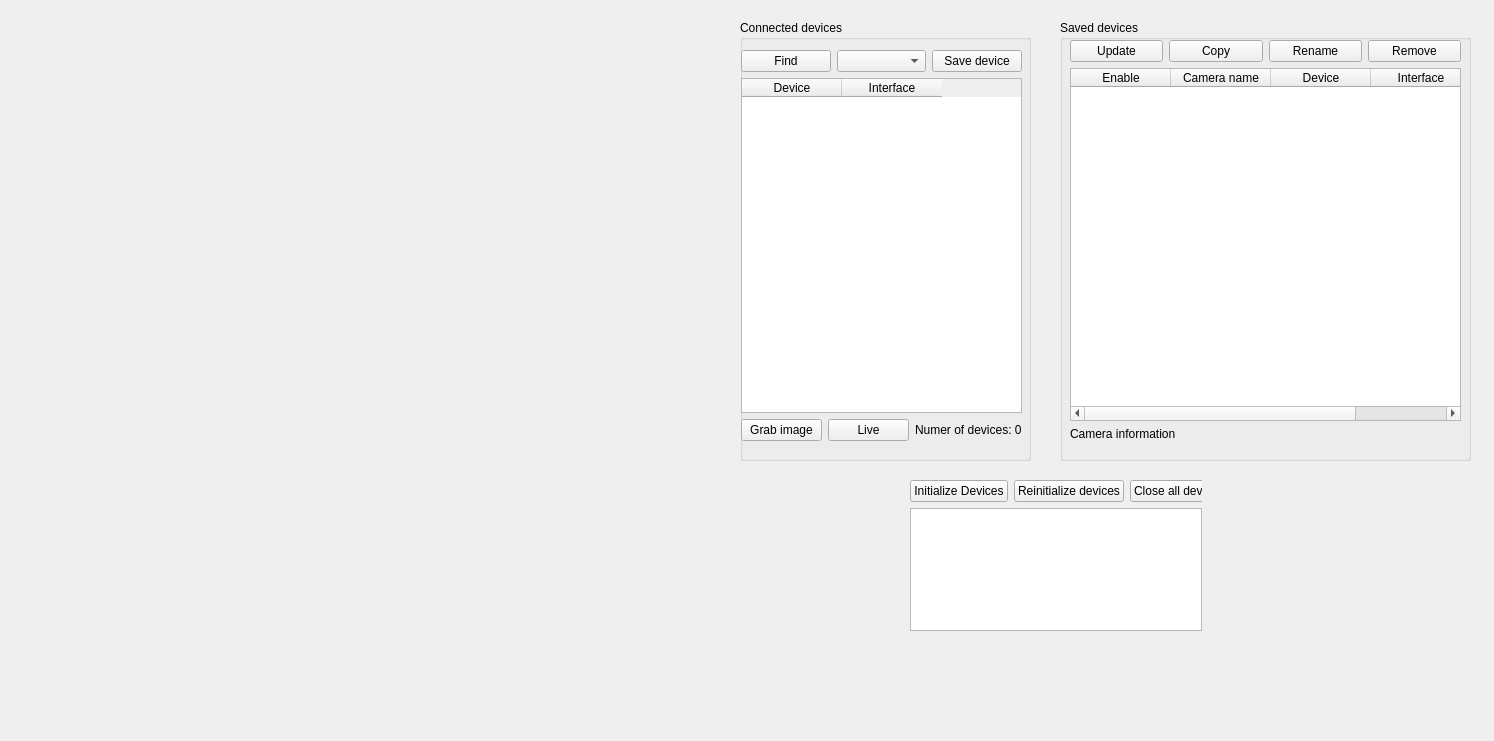
<?xml version="1.0" encoding="UTF-8"?>
<ui version="4.0">
 <class>CameraUi</class>
 <widget class="QWidget" name="CameraUi">
  <property name="geometry">
   <rect>
    <x>0</x>
    <y>0</y>
    <width>1494</width>
    <height>741</height>
   </rect>
  </property>
  <property name="windowTitle">
   <string>Form</string>
  </property>
  <widget class="QGroupBox" name="groupBox_2">
   <property name="geometry">
    <rect>
     <x>1060</x>
     <y>20</y>
     <width>411</width>
     <height>441</height>
    </rect>
   </property>
   <property name="title">
    <string>Saved devices</string>
   </property>
   <widget class="QWidget" name="layoutWidget">
    <property name="geometry">
     <rect>
      <x>10</x>
      <y>20</y>
      <width>391</width>
      <height>401</height>
     </rect>
    </property>
    <layout class="QVBoxLayout" name="verticalLayout_2">
     <item>
      <layout class="QHBoxLayout" name="horizontalLayout">
       <item>
        <widget class="QPushButton" name="pbUpdate">
         <property name="text">
          <string>Update</string>
         </property>
        </widget>
       </item>
       <item>
        <widget class="QPushButton" name="pbCopy">
         <property name="text">
          <string>Copy</string>
         </property>
        </widget>
       </item>
       <item>
        <widget class="QPushButton" name="pbRename">
         <property name="text">
          <string>Rename</string>
         </property>
        </widget>
       </item>
       <item>
        <widget class="QPushButton" name="pbRemove">
         <property name="text">
          <string>Remove</string>
         </property>
        </widget>
       </item>
      </layout>
     </item>
     <item>
      <widget class="QTableWidget" name="twSavedDevices">
       <property name="sortingEnabled">
        <bool>true</bool>
       </property>
       <column>
        <property name="text">
         <string>Enable</string>
        </property>
       </column>
       <column>
        <property name="text">
         <string>Camera name</string>
        </property>
       </column>
       <column>
        <property name="text">
         <string>Device</string>
        </property>
       </column>
       <column>
        <property name="text">
         <string>Interface</string>
        </property>
       </column>
      </widget>
     </item>
     <item>
      <widget class="QLabel" name="lblCamInfo">
       <property name="text">
        <string>&lt;html&gt;&lt;head/&gt;&lt;body&gt;&lt;p&gt;Camera information&lt;/p&gt;&lt;/body&gt;&lt;/html&gt;</string>
       </property>
      </widget>
     </item>
    </layout>
   </widget>
  </widget>
  <widget class="QWidget" name="verticalLayoutWidget">
   <property name="geometry">
    <rect>
     <x>20</x>
     <y>20</y>
     <width>711</width>
     <height>591</height>
    </rect>
   </property>
   <layout class="QVBoxLayout" name="vlHwindows"/>
  </widget>
  <widget class="QGroupBox" name="Connecteddevices">
   <property name="geometry">
    <rect>
     <x>740</x>
     <y>20</y>
     <width>291</width>
     <height>441</height>
    </rect>
   </property>
   <property name="title">
    <string>Connected devices</string>
   </property>
   <widget class="QWidget" name="layoutWidget_2">
    <property name="geometry">
     <rect>
      <x>1</x>
      <y>30</y>
      <width>281</width>
      <height>391</height>
     </rect>
    </property>
    <layout class="QVBoxLayout" name="verticalLayout">
     <item>
      <layout class="QHBoxLayout" name="horizontalLayout_2">
       <item>
        <widget class="QPushButton" name="pbFindConnectedDevices">
         <property name="text">
          <string>Find</string>
         </property>
        </widget>
       </item>
       <item>
        <widget class="QComboBox" name="cmbInterface"/>
       </item>
       <item>
        <widget class="QPushButton" name="pbSaveDevices">
         <property name="text">
          <string>Save device</string>
         </property>
        </widget>
       </item>
      </layout>
     </item>
     <item>
      <widget class="QTableWidget" name="twConnectedDevices">
       <property name="alternatingRowColors">
        <bool>true</bool>
       </property>
       <property name="sortingEnabled">
        <bool>true</bool>
       </property>
       <column>
        <property name="text">
         <string>Device</string>
        </property>
       </column>
       <column>
        <property name="text">
         <string>Interface</string>
        </property>
       </column>
      </widget>
     </item>
     <item>
      <layout class="QHBoxLayout" name="horizontalLayout_3">
       <item>
        <widget class="QPushButton" name="pbGrab">
         <property name="text">
          <string>Grab image</string>
         </property>
        </widget>
       </item>
       <item>
        <widget class="QPushButton" name="pbLive">
         <property name="text">
          <string>Live</string>
         </property>
        </widget>
       </item>
       <item>
        <widget class="QLabel" name="lblNoConnDevices">
         <property name="text">
          <string>Numer of devices: 0</string>
         </property>
        </widget>
       </item>
      </layout>
     </item>
    </layout>
   </widget>
  </widget>
  <widget class="QWidget" name="layoutWidget">
   <property name="geometry">
    <rect>
     <x>910</x>
     <y>480</y>
     <width>292</width>
     <height>151</height>
    </rect>
   </property>
   <layout class="QFormLayout" name="formLayout">
    <item row="0" column="0">
     <layout class="QHBoxLayout" name="horizontalLayout_4">
      <item>
       <widget class="QPushButton" name="pbInitializeDevices">
        <property name="text">
         <string>Initialize Devices</string>
        </property>
       </widget>
      </item>
      <item>
       <widget class="QPushButton" name="pbReinitializeDevices">
        <property name="text">
         <string>Reinitialize devices</string>
        </property>
       </widget>
      </item>
      <item>
       <widget class="QPushButton" name="pbCloseAllDevices">
        <property name="text">
         <string>Close all devices</string>
        </property>
       </widget>
      </item>
     </layout>
    </item>
    <item row="1" column="0" colspan="2">
     <widget class="QListWidget" name="listWidgetInstanceDev"/>
    </item>
   </layout>
  </widget>
 </widget>
 <resources/>
 <connections/>
</ui>
